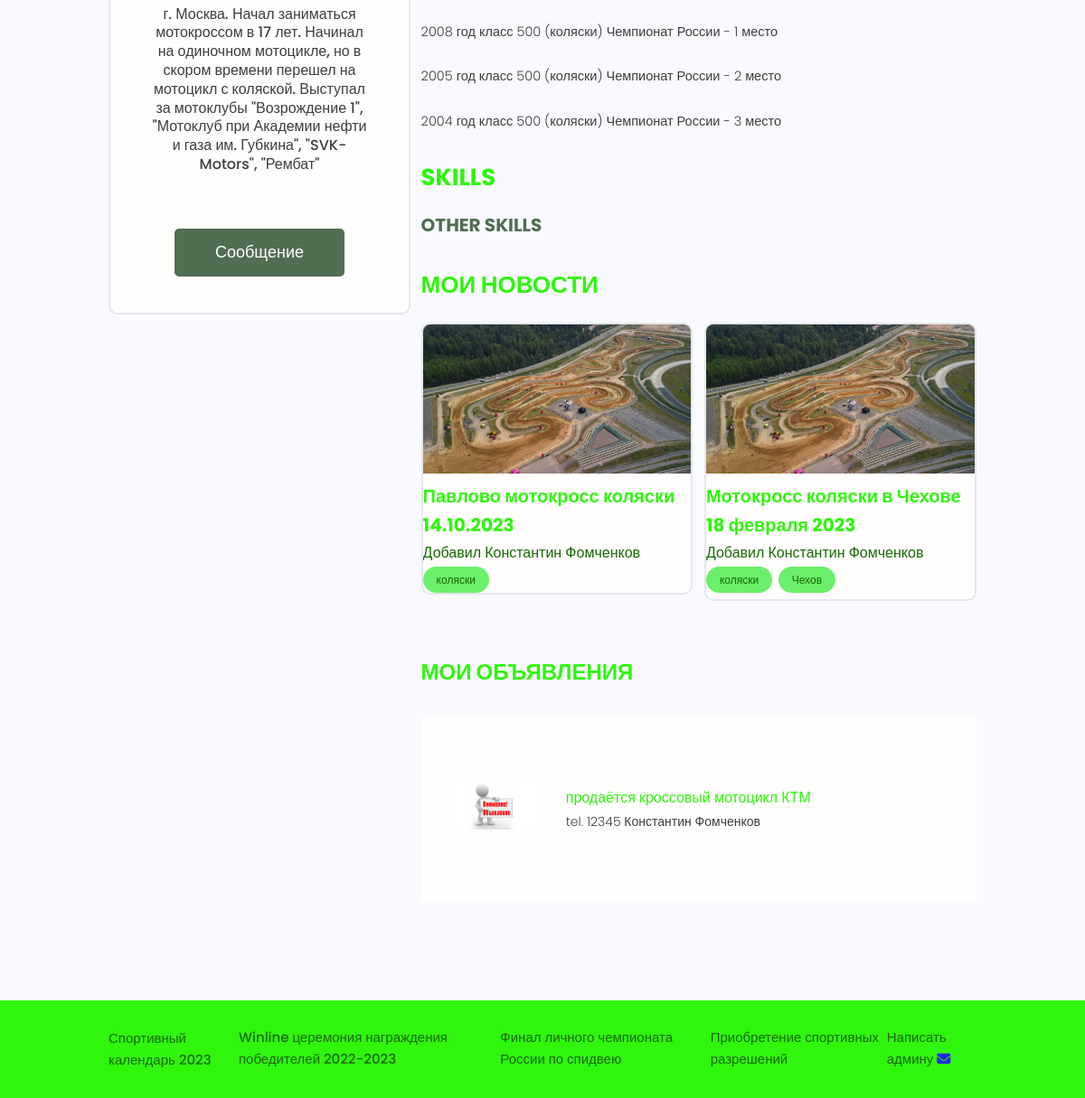
The app's page /users/profile/6 (lower part), older data.
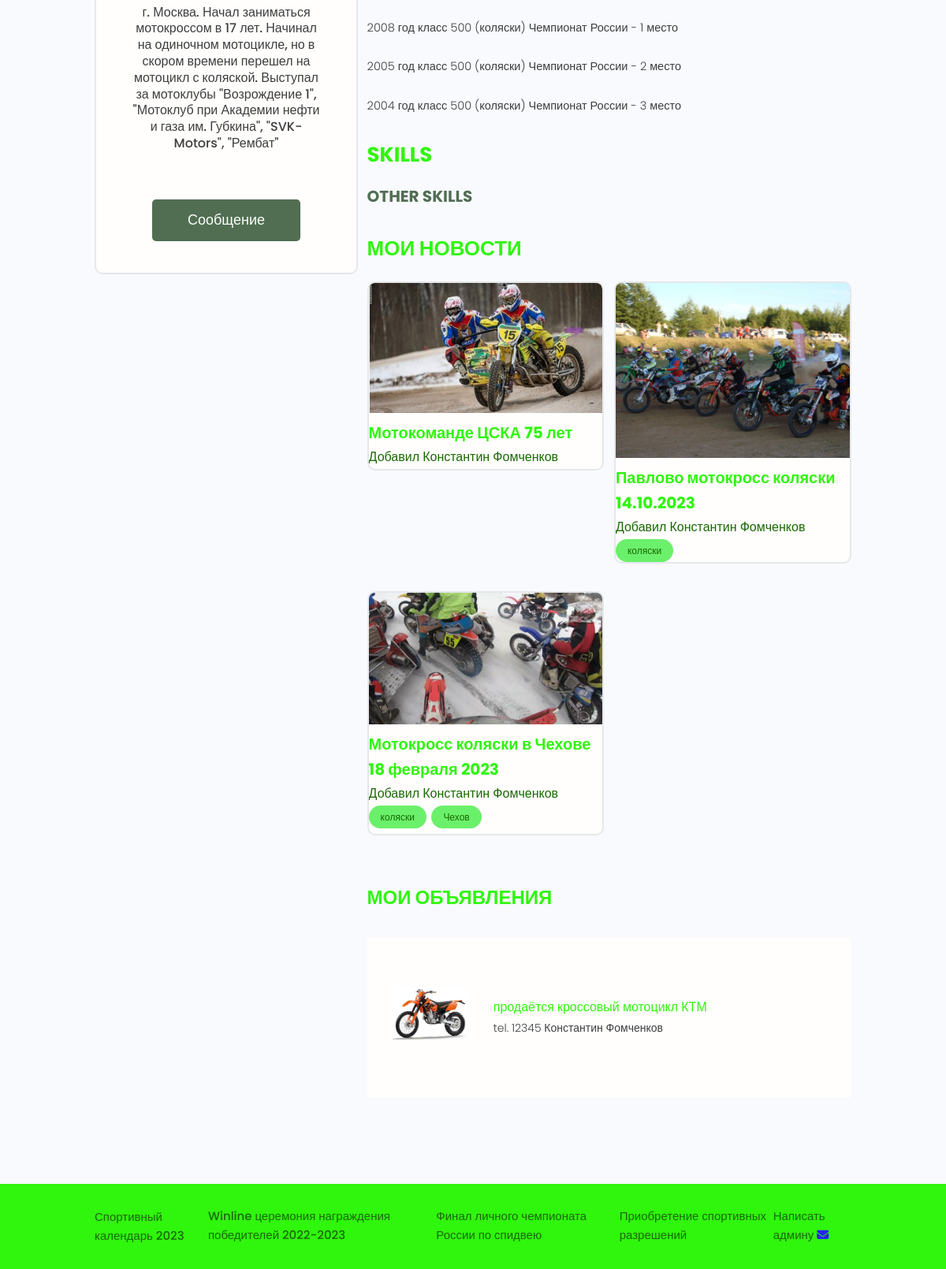
The same page, newer data.
### blogs/models.py (models this page shows, shortened)
class Blog(models.Model):
    owner = models.ForeignKey(Profiles, on_delete=models.SET_NULL, blank=True, null=True, verbose_name='Автор')
    title = models.CharField(max_length=250, verbose_name='Заголовок')
    text = models.TextField(null=True, blank=True, verbose_name='Текст новости')
    image = models.ImageField(null=True, blank=True, upload_to="blogs/%Y/%m",
                              default='default.jpg', verbose_name='Изображение')
    video = EmbedVideoField(blank=True, verbose_name='Ссылка на видео')
    source_link = models.CharField(max_length=2000, null=True, blank=True, verbose_name='Ссылка на источник')
    tags = models.ManyToManyField('Tag', blank=True, verbose_name='Тег')
    created = models.DateTimeField(auto_now_add=True)
    class Meta:
        ordering = ['-created']

class Tag(models.Model):
    name = models.CharField(max_length=50)
    created = models.DateTimeField(auto_now_add=True)
    def __str__(self):
        return self.name

class Advertisement(models.Model):
    text = models.TextField(null=True, blank=True)
    image = models.ImageField(null=True, blank=True, upload_to="advertisements/",
                              default='adv-default.jpg', verbose_name='Изображение')
    contacts = models.CharField(max_length=250)
    owner = models.ForeignKey(Profiles, on_delete=models.SET_NULL,
                              blank=True, null=True, verbose_name='Автор объявления')
    created = models.DateTimeField(default=datetime.datetime.now)
    class Meta:
        ordering = ['-created']

### users/models.py (models this page shows)
class Profiles(models.Model):
    user = models.OneToOneField(User, on_delete=models.CASCADE, null=True, blank=True)
    name = models.CharField(max_length=200, null=True, blank=True)
    email = models.EmailField(max_length=200, null=True, blank=True)
    username = models.CharField(max_length=200, null=True, blank=True)
    short_info = models.CharField(max_length=300, null=True, blank=True)
    bio = models.TextField(null=True, blank=True)
    profile_image = models.ImageField(upload_to='profiles/', blank=True, null=True,
                                      default='profiles/user-default.png')
    social_youtube = models.CharField(max_length=200, null=True, blank=True)
    social_vk = models.CharField(max_length=200, null=True, blank=True)
    created = models.DateTimeField(auto_now_add=True)
    def __str__(self):
        return self.username

### users/views.py (the view)
# urls.py: path('profile/<str:pk>', views.user_profile, name='user_profile'),
def user_profile(request, pk):
    prof = Profiles.objects.get(pk=pk)
    skills = prof.skill_set.all()
    adv = Advertisement.objects.filter(owner=prof)
    context = {
        'profile': prof,
        'skills': skills,
        'advertisement': adv,
    }
    return render(request, 'users/profile.html', context)

### users/templates/users/profile.html (shortened to what this page needs)
{% extends 'blogs/base.html' %}
{% block content %}
  <main class="profile my-md">
    <div class="container">
      <div class="layout">
        <div class="column column--1of3">
          <div class="card text-center">
            <div class="card__body dev">
              <p class="dev__title">{{ profile.short_info | linebreaksbr }}</p>
              {% if request.user.profile.id != profile.id %}
              <a href="{% url 'create-message' profile.id %}" class="btn btn--sub btn--lg">Сообщение </a>
              {% endif %}
            </div>
          </div>
        </div>
        <div class="column column--2of3">
          <div class="devInfo">
            <p class="devInfo__about">
              {{ profile.bio | linebreaksbr }}
            </p>
          </div>
          <div class="devInfo">
            <h3 class="devInfo__title">Skills</h3>
            <div class="devInfo__skills">
              <h3 class="devInfo__subtitle">Other Skills</h3>
            </div>
          </div>
          <div class="devInfo">
            <h3 class="devInfo__title">Мои новости</h3>
            <div class="grid grid--two">
              {% for blog in profile.blog_set.all %}
              <div class="column">
                <div class="card blog">
                  <a href="{% url 'blog' blog.id %}" class="blog">
                    <img class="blog__thumbnail" src="{{ blog.image.url }}" alt="blog thumbnail" />
                    <div class="card__body">
                      <h3 class="blog__title">{{ blog.title }}</h3>
                      <p><a class="blog__author" href="{% url 'user_profile' blog.owner.id %}">Добавил {{ blog.owner.name }}</a></p>
                      <div class="blog__tags">
                        {% for tag in blog.tags.all %}
                        <span class="tag tag--pill tag--main">
                          <small>{{ tag }}</small>
                        </span>
                        {% endfor %}
                      </div>
                    </div>
                  </a>
                </div>
              </div>
              {% endfor %}
            </div>
          </div>
            <div class="settings">
              <h3 class="settings__title">Мои объявления</h3>
            </div>
            <table class="settings__table">
                {% if advertisement %}
                    {% for adv in advertisement %}
                    <tr>
                        <td class="settings__thumbnail">
                            <a href="#"><img src="{{ adv.image.url }}"
                                             alt="Advertisement Thumbnail"/></a>
                        </td>
                        <td class="settings__tableInfo">
                            <a href="#">{{ adv.text }}</a>
                            <p>
                                {{ adv.contacts  }}
                                {{ adv.owner }}
                            </p>
                        </td>
                    </tr>
                    {% endfor %}
                {% endif %}
              </table>
        </div>
      </div>
    </div>
  </main>
{% endblock %}

Row changes from the older to the newer data that the page shows:
added Blog: image (picture), title "Мотокоманде ЦСКА 75 лет", owner.name "Константин Фомченков"
changed Blog "Павлово мотокросс коляски 14.10.2023": image: picture added in place of a placeholder
changed Blog "Мотокросс коляски в Чехове 18 февраля 2023": image: a different picture
changed Advertisement "продаётся кроссовый мотоцикл КТМ": image: picture added in place of a placeholder
